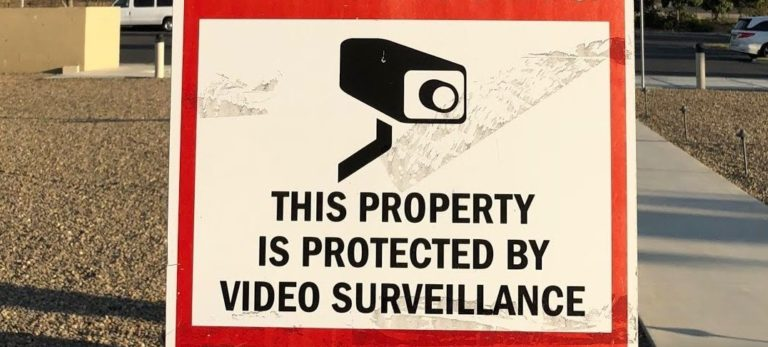
#> input picture Optical character recognition/Input Images/image3.jpg, 768 x 347 px, found by its file name
$ python Character_recognition.py
#> lines starting #> are read from the running program, lines starting #| are printed output that depends on the picture; after the words box and inside, x2 and y2 are one past the last pixel; in counts of white or black regions, pixels touching at a corner belong together
import cv2
import pytesseract
import numpy as np


#Open the image that is to be converted to text
input_img = cv2.imread('C:\\Users\\Aka\\Desktop\\Optical character recognition\\Input images\\image3.jpg')
#> input_img is the input picture: shape (347, 768, 3); mean B, G, R 130.6, 150.2, 177


gray_var = cv2.cvtColor(input_img, cv2.COLOR_RGB2GRAY)
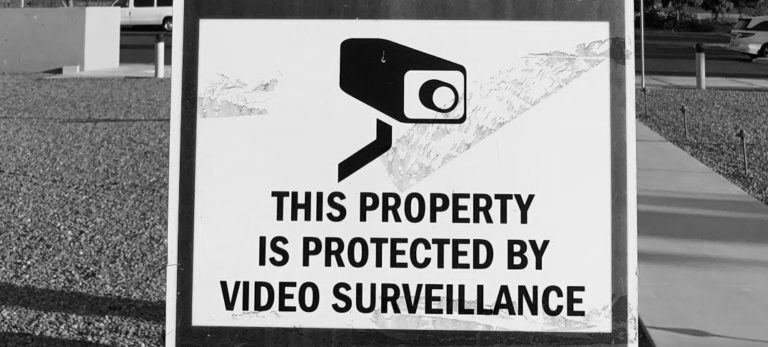
#> gray_var: shape (347, 768); min 0, max 252, mean 147.5
gray_var, img_bin = cv2.threshold(gray_var,128,255,cv2.THRESH_BINARY | cv2.THRESH_OTSU)
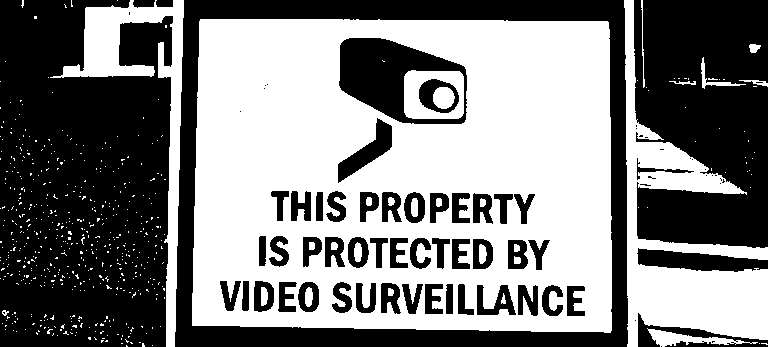
#> img_bin: shape (347, 768); 50% white; 78 black regions (26 under 20 px), largest, box (x1, y1, x2, y2) and area: (0, 0, 173, 347) 52893, (634, 0, 768, 248) 27999, (175, 0, 628, 347) 26555
#> gray_var = 147
gray_var = cv2.bitwise_not(img_bin)


s_Arr = np.ones((2, 1), np.uint8)
# It returns a new array of given shape and type, filled with ones


input_img = cv2.erode(gray_var, s_Arr, iterations=1)
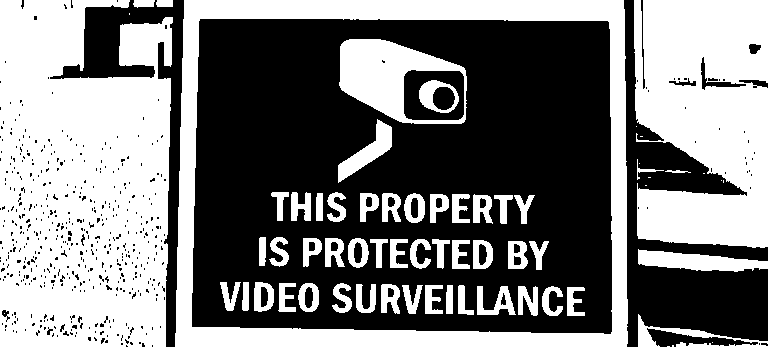
#> input_img: shape (347, 768); 48.6% white; 66 white regions (13 under 20 px), largest, box (x1, y1, x2, y2) and area: (0, 0, 173, 347) 51859, (634, 0, 768, 248) 27675, (175, 0, 628, 347) 26111
#It performs erosion on the image


input_img = cv2.dilate(input_img, s_Arr, iterations=1)
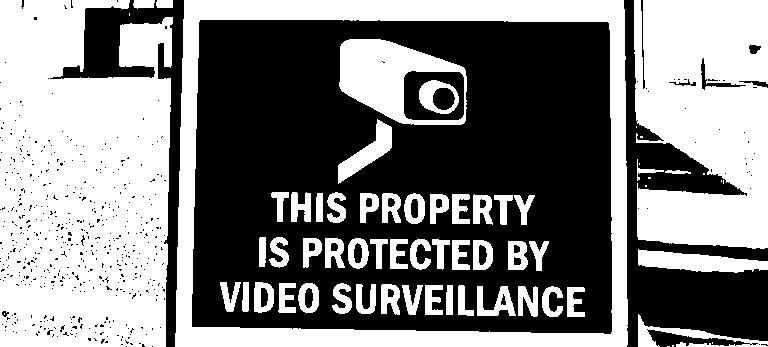
#> input_img: shape (347, 768); 49.9% white; 66 white regions (13 under 20 px), largest, box (x1, y1, x2, y2) and area: (0, 0, 173, 347) 52844, (634, 0, 768, 249) 28114, (175, 0, 628, 347) 26539
#It is used to detach two connected objects etc.


pytesseract.pytesseract.tesseract_cmd = r'C:\\Users\\Aka\\AppData\\Local\\Tesseract-OCR\\tesseract.exe'
#Path of tesseract.exe


#> (the run stopped early here; a loop or call above may not have finished)
